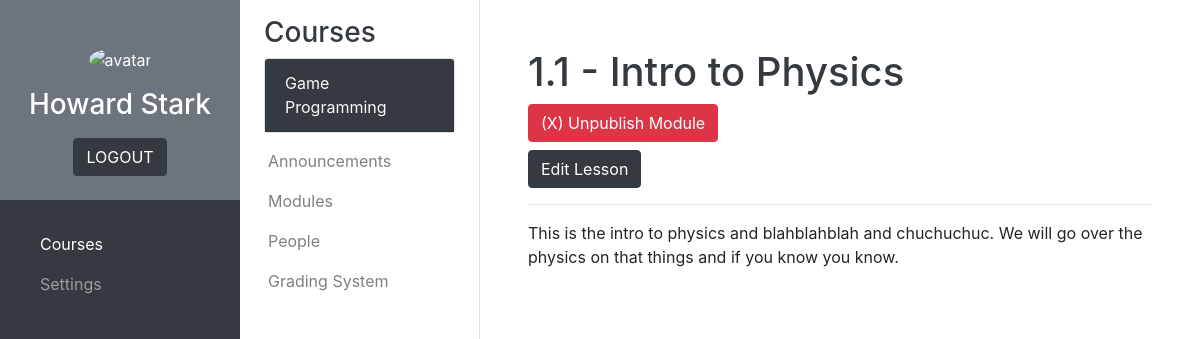
The page /courses/teacher/teacher_module_lesson.php?course=2&module_id=2 (signed in) on the database its author committed.
### tables this page shows
CREATE TABLE `courses` (
  `Course_number` int(11) NOT NULL,
  `Course_name` varchar(50) NOT NULL
);

CREATE TABLE `modules_main` (
  `Module_ID` int(11) NOT NULL,
  `Course_number` int(11) NOT NULL,
  `Module_number` varchar(10) NOT NULL,
  `Module_name` varchar(50) NOT NULL,
  `Module_type` varchar(20) NOT NULL,
  `Published` tinyint(1) NOT NULL
);

CREATE TABLE `modules_lessons` (
  `Module_ID` int(11) NOT NULL,
  `Content` varchar(8000) NOT NULL
);

### php_scripts/connect.php (called while the page is built, shortened)
<?php
    $servername = "localhost";
    $username = "root";
    $password = "";
    $db = "school_management_db";
    $conn = new mysqli($servername, $username, $password, $db);
    function sql($comm) {
        global $conn;
        $result = $conn->query($comm);
        return $result;
    }
?>

### courses/teacher/teacher_module_lesson.php (the view, shortened to what this page needs)
<?php
    include('../../php_scripts/connect.php');
?>
<!DOCTYPE html>
<html lang="en">
    <head>
        <link rel="stylesheet" href="https://cdn.jsdelivr.net/npm/bootstrap@4.6.1/dist/css/bootstrap.min.css">
        <link rel="stylesheet" href="../../css/styles.css">
    </head>
    <body>
        <?php include('../courses_main_sidebar.php'); ?>
        <?php include('../courses_sub_sidebar_teacher.php'); ?>
        <main id="content">
            <div id="module-lesson" class="container-fluid p-5">
                <?php
                    $module_id = $_GET['module_id'];
                    $module_query = sql("SELECT Module_number, Module_name, Published FROM modules_main WHERE Module_ID = $module_id");
                    if ($module_query->num_rows == 1) {
                        $module = $module_query->fetch_assoc();
                    }
                ?>
                <h1 class="text-dark"><?php echo $module["Module_number"] . " - " . $module["Module_name"];?></h1>
                <?php
                    if (!$module["Published"]) {
                        echo "<button type=\"button\" class=\"btn btn-danger mb-2\" data-toggle=\"modal\" data-target=\"#publish-module-modal\">(✓) Publish Module</button>";
                    }
                    else {
                        echo "<button type=\"button\" class=\"btn btn-danger mb-2\" data-toggle=\"modal\" data-target=\"#unpublish-module-modal\">(X) Unpublish Module</button>";
                    }
                ?>
                <br>
                <button type="button" class="btn btn-dark" data-toggle="modal" data-target="#edit-module-modal">Edit Lesson</button>
                <hr>
                <?php
                    $content_query = sql("SELECT Content FROM modules_lessons WHERE Module_ID = $module_id");
                    if ($content_query->num_rows == 1) {
                        $content = $content_query->fetch_assoc();
                    }
                ?>
                <div id="content-main">
                    <?php echo $content["Content"];?>
                </div>
            </div>
        </main>
    </body>
</html>

### courses/courses_sub_sidebar_teacher.php (shortened to what this page needs)
<?php
    if (!isset($_GET['course'])) {
        $courses_sb_selected_number = null;
        $courses_sb_selected_name = "No Course Selected";
    }
    else {
        $courses_sb_selected_number = $_GET['course'];
        $result = sql("SELECT Course_name FROM courses WHERE Course_number = $courses_sb_selected_number");
        if ($result->num_rows == 1) {
            $row = $result->fetch_assoc();
            $courses_sb_selected_name = $row["Course_name"];
        }
    }
?>
<div class="bg-white border-right sub-sidebar">
    <div class="container pt-3 px-4">
        <h3 class="text-dark">Courses</h3>
        <div class="card">
            <div class="card-header bg-dark">
                <a class="card-link text-light" data-toggle="collapse" href="#courseDropdownMenu"><?php echo $courses_sb_selected_name?></a>
            </div>
        </div>
    </div>
    <div class="px-1 pb-1">
        <nav class="navbar navbar-expand-lg navbar-light">
            <ul class="navbar-nav flex-column">
                <li class="nav-item"><a href="teacher_announcements.php?course=<?php echo $courses_sb_selected_number?>" class="nav-link<?php if ($courses_sb_selected_number == null) { echo " disabled"; }?>">Announcements</a></li>
                <li class="nav-item"><a href="teacher_modules.php?course=<?php echo $courses_sb_selected_number?>" class="nav-link<?php if ($courses_sb_selected_number == null) { echo " disabled"; }?>">Modules</a></li>
                <li class="nav-item"><a href="teacher_people.php?course=<?php echo $courses_sb_selected_number?>" class="nav-link<?php if ($courses_sb_selected_number == null) { echo " disabled"; }?>">People</a></li>
                <li class="nav-item"><a href="teacher_grading_system.php?course=<?php echo $courses_sb_selected_number?>" class="nav-link<?php if ($courses_sb_selected_number == null) { echo " disabled"; }?>">Grading System</a></li>
            </ul>
        </nav>
    </div>
</div>

### css/styles.css (style rules this page uses)
.sub-sidebar { position: fixed; top: 0; left: 240px; width: 240px; height: 100vh; }
main { margin-left: 480px; }

### rows shown on the page
courses: Course_name "Game Programming"
modules_main: Module_number "1.1", Module_name "Intro to Physics"
modules_lessons: Content "This is the intro to physics and blahblahblah and chuchuchuc. We will go over the physics on that things and if you know you know."

### other values the page prints
$_SESSION['first_name'] "Howard"
$_SESSION['family_name'] "Stark"
